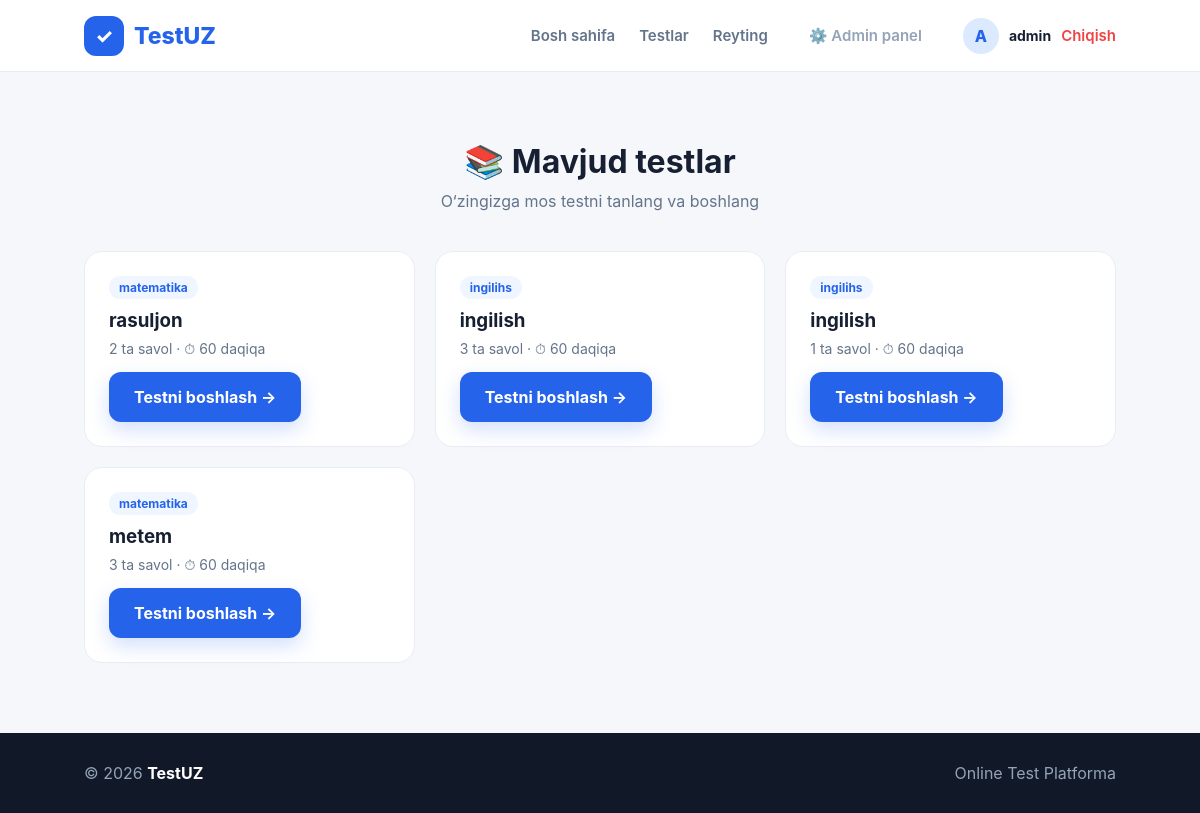
Screenshot of /test/ (signed in) with the database file from the repository.
### core/models.py (models this page shows, shortened)
class Test(models.Model):
    title = models.CharField("Test nomi", max_length=200)
    subject = models.ForeignKey(Subject, verbose_name="Fan", on_delete=models.CASCADE, related_name="tests")
    duration_hours = models.DecimalField(
        "Vaqt (soat)", max_digits=4, decimal_places=2, default=1,
        help_text="Masalan 1 soat uchun 1, 30 daqiqa uchun 0.5 kiriting."
    )
    is_active = models.BooleanField("Faol", default=True)
    created_by = models.ForeignKey(User, on_delete=models.SET_NULL, null=True, blank=True)
    created_at = models.DateTimeField(auto_now_add=True)
    class Meta:
        verbose_name = "Test"
        verbose_name_plural = "Testlar"
    @property
    def question_count(self):
        return self.questions.count()
    @property
    def duration_minutes(self):
        return int(float(self.duration_hours) * 60)

class Subject(models.Model):
    name = models.CharField("Fan nomi", max_length=120)
    class Meta:
        verbose_name = "Fan"
        verbose_name_plural = "Fanlar"

### core/views.py (the view)
# urls.py: path("test/", views.test_list, name="test_list"),
@login_required
def test_list(request):
    tests = Test.objects.filter(is_active=True).select_related("subject")
    return render(request, "core/test_list.html", {"tests": tests})

### core/templates/core/test_list.html (shortened to what this page needs)
{% extends "core/base.html" %}
{% block content %}
<section class="section">
    <div class="section-title">
        <h2>📚 Mavjud testlar</h2>
        <p>O‘zingizga mos testni tanlang va boshlang</p>
    </div>
    {% if tests %}
    <div class="test-grid">
        {% for t in tests %}
        <div class="test-card">
            <div class="subject">{{ t.subject.name }}</div>
            <h3>{{ t.title }}</h3>
            <p>{{ t.question_count }} ta savol · ⏱ {{ t.duration_minutes }} daqiqa</p>
            <a href="{% url 'take_test' t.id %}"><button class="primary-btn">Testni boshlash →</button></a>
        </div>
        {% endfor %}
    </div>
    {% else %}
    <p class="empty-hint" style="text-align:center;">Hozircha testlar qo‘shilmagan.</p>
    {% endif %}
</section>
{% endblock %}

### core/templates/core/base.html (shortened to what this page needs)
{% load static %}<!DOCTYPE html>
<html lang="uz">
<head>
</head>
<body>
    <nav class="navbar">
        <a href="{% url 'home' %}" class="logo">
            <div class="logo-icon">✓</div>
            TestUZ
        </a>
        <div class="nav-links">
            <a href="{% url 'home' %}#home">Bosh sahifa</a>
            <a href="{% url 'test_list' %}">Testlar</a>
            <a href="{% url 'leaderboard' %}">Reyting</a>
            {% if user.is_staff %}
            <a href="/admin-panel/" class="admin-btn">⚙️ Admin panel</a>
            {% endif %}
            {% if user.is_authenticated %}
            <div class="profile">
                {% if user.profile.image %}
                <img src="{{ user.profile.image.url }}" alt="Profil">
                {% else %}
                <div class="profile-letter">{{ user.username|first|upper }}</div>
                {% endif %}
                <span>{{ user.username }}</span>
                <a href="{% url 'logout' %}" class="logout-btn">Chiqish</a>
            </div>
            {% else %}
            <a href="{% url 'login' %}" class="login-btn">Kirish</a>
            <a href="{% url 'register' %}" class="register-btn">Ro‘yxatdan o‘tish</a>
            {% endif %}
        </div>
    </nav>
    {% block content %}{% endblock %}
    <footer>
        <div>© 2026 <strong>TestUZ</strong></div>
        <div>Online Test Platforma</div>
    </footer>
</body>
</html>

### core/templates/core/base.html (style rules this page uses)
* { margin: 0; padding: 0; box-sizing: border-box; font-family: Inter, Arial, sans-serif; }
body { background: #f5f7fb; color: #172033; }
a { text-decoration: none; }
.navbar { height: 72px; background: #ffffff; border-bottom: 1px solid #e8ecf3; display: flex; align-items: center; justify-content: space-between; padding: 0 7%; position: sticky; top: 0; z-index: 100; }
.logo { display: flex; align-items: center; gap: 10px; font-size: 23px; font-weight: 800; color: #2563eb; }
.logo-icon { width: 40px; height: 40px; border-radius: 12px; background: #2563eb; color: white; display: flex; align-items: center; justify-content: center; font-size: 20px; }
.nav-links { display: flex; align-items: center; gap: 24px; }
.nav-links a { text-decoration: none; color: #64748b; font-size: 15px; font-weight: 600; }
.admin-btn { color: rgb(148, 163, 184) !important; padding: 10px 17px; border-radius: 10px; text-decoration: none; font-weight: 700; }
.profile { display: flex; align-items: center; gap: 10px; }
.profile-letter { width: 36px; height: 36px; border-radius: 50%; background: #dbeafe; color: #2563eb; display: flex; align-items: center; justify-content: center; font-weight: 800; }
.profile span { font-weight: 700; color: #172033; font-size: 14px; }
.logout-btn { color: #ef4444 !important; font-weight: 700; font-size: 14px; }
.primary-btn { border: none; background: #2563eb; color: white; padding: 15px 25px; border-radius: 12px; font-size: 16px; font-weight: 700; cursor: pointer; box-shadow: 0 8px 20px #2563eb35; }
.section { padding: 70px 7%; }
.section-title { text-align: center; margin-bottom: 40px; }
.section-title h2 { font-size: 32px; margin-bottom: 10px; }
.section-title p { color: #64748b; }
.test-grid { display: grid; grid-template-columns: repeat(3, 1fr); gap: 20px; }
.test-card { background: white; border: 1px solid #e8ecf3; border-radius: 18px; padding: 24px; }
.test-card .subject { display: inline-block; background: #eff6ff; color: #2563eb; font-size: 12px; font-weight: 700; padding: 4px 10px; border-radius: 20px; margin-bottom: 10px; }
.test-card h3 { margin-bottom: 8px; }
.test-card p { color: #64748b; font-size: 14px; margin-bottom: 14px; }
footer { background: #111827; color: #94a3b8; padding: 30px 7%; display: flex; justify-content: space-between; }
footer strong { color: white; }

### rows the page displays
Test: subject.name "matematika", title "rasuljon", question_count "2", duration_minutes "60"
Test: subject.name "ingilihs", title "ingilish", question_count "3", duration_minutes "60"
Test: subject.name "ingilihs", title "ingilish", question_count "1", duration_minutes "60"
Test: subject.name "matematika", title "metem", question_count "3", duration_minutes "60"

### other values shown
{{ user.username|first|upper }} "A"
{{ user.username }} "admin"
